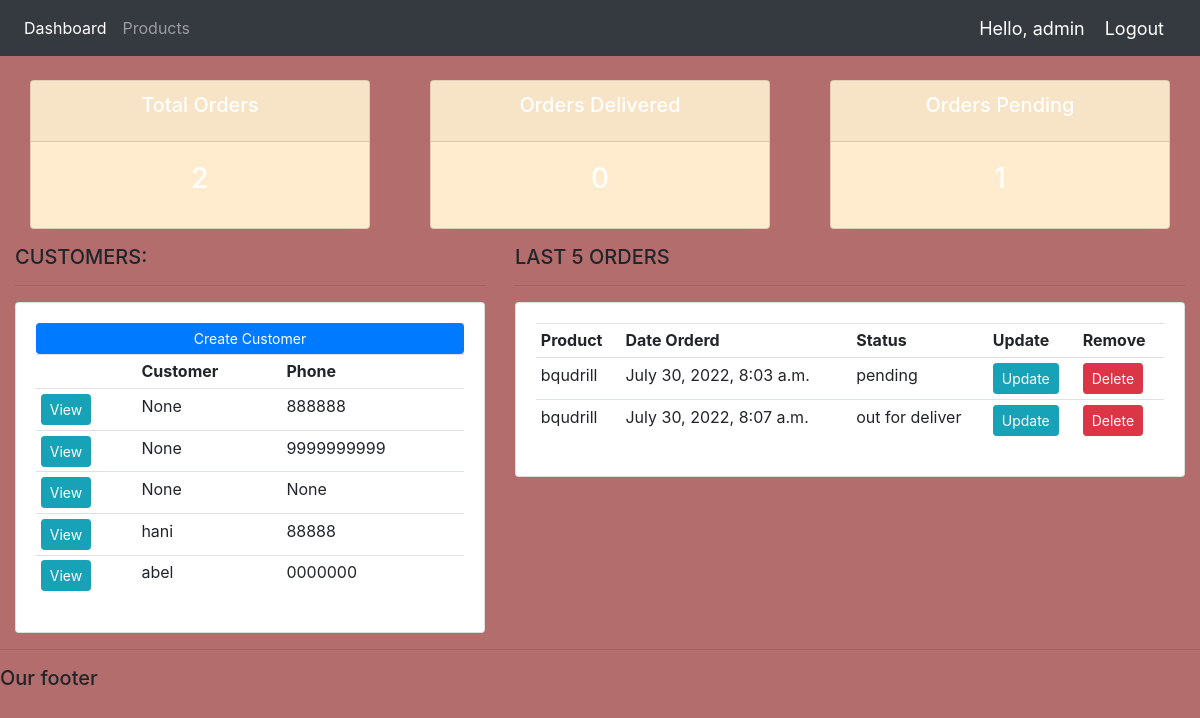
The page / (signed in) on the database as committed earlier.
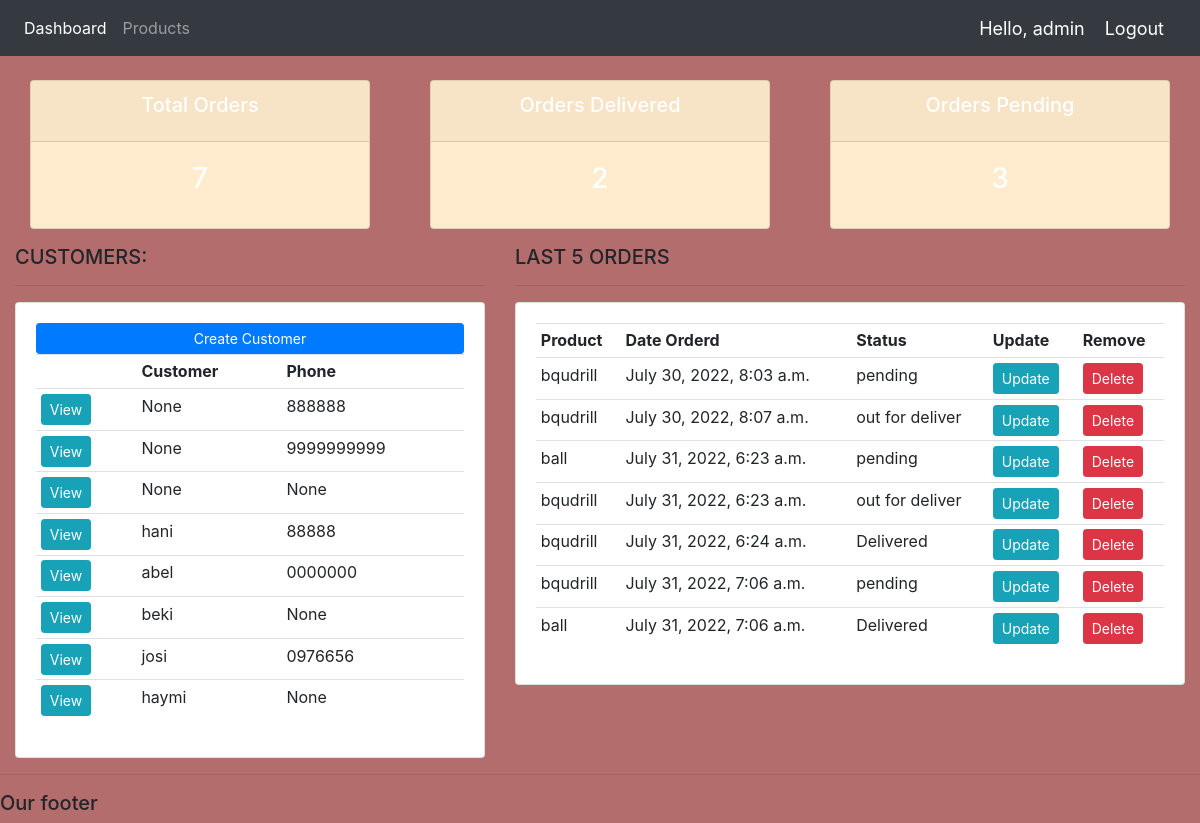
The same page on the database as committed later.
### accounts/models.py (models this page shows, shortened)
class Customer(models.Model):
    user = models.OneToOneField(User,null=True,blank=True, on_delete=models.CASCADE)
    name =  models.CharField(max_length=255 ,null =True)
    phone =  models.CharField(max_length=255,null =True)
    email =  models.CharField(max_length=255,null =True)
    image = models.ImageField(default='default.png',upload_to = 'profile.pics')
    date_created = models.DateTimeField(auto_now_add =True ,null =True)

class Order(models.Model):
    STATUS = (
        ('pending' , 'pending'),
        ('out for deliver' , 'out for deliver'),
        ('Delivered' , 'Delivered'),
    )
    customer = models.ForeignKey(Customer , null =True, on_delete = models.SET_NULL)
    product = models.ForeignKey(Product , null =True, on_delete = models.SET_NULL)
    date_created = models.DateTimeField(auto_now_add =True ,null =True)
    status = models.CharField(max_length=255,null =True ,choices = STATUS)
    note = models.CharField(max_length=255,null =True )

class Product(models.Model):
    CATEGORY = (
        ('indoor' ,'indoor'),
        ('outdoor' ,'outdoor'),
    )
    name = models.CharField(max_length=255 ,null =True)
    price =  models.FloatField(max_length=255,null =True)
    category =  models.CharField(max_length=255,null =True,choices = CATEGORY)
    description =  models.CharField(max_length=255,null =True, blank=True)
    date_created = models.DateTimeField(auto_now_add =True ,null =True)
    tags = models.ManyToManyField(Tag)
    def __str__ (self):
        return self.name

### accounts/decorators.py (the view)
        def wrapper_func(request, *args ,**kwargs):
            group = None
            if request.user.groups.exists():
                group = request.user.groups.all()[0].name
            if group =='customer':
                return redirect('user')
            if group =='admin':
                return view_func(request, *args ,**kwargs)

### accounts/views.py (called while the page is built)
@login_required(login_url="login")
@admin_only
def HomeView(request):
        orders = Order.objects.all()
        customers =Customer.objects.all()
        total_customer = customers.count()
        total_orders = orders.count()
        deliverd = orders.filter(status ="Delivered").count()
        pending = orders.filter(status = "pending").count()
        context = {'orders':orders,'customers':customers,'total_orders':total_orders,'deliverd':deliverd ,'pending':pending}
        return render(request , "dashboard.html",context)

### templates/dashboard.html
{%  extends 'main.html' %}
{% block content %}
{%  include 'status.html' %}
<br>
<div class="row">
	<div class="col-md-5">
		<h5>CUSTOMERS:</h5>
		<hr>
		<div class="card card-body">
			<a class="btn btn-primary  btn-sm btn-block" href="">Create Customer</a>
			<table class="table table-sm">
				<tr>
					<th></th>
					<th>Customer</th>
					<th>Phone</th>
				</tr>
				{% for customer in customers %}
					<tr>
                        <td><a class="btn btn-sm btn-info" href="{% url 'customer' customer.id %}">View</a></td>
						<td>{{customer.name}}</td>
						<td>{{customer.phone}}</td>
					</tr>
				{% endfor %}
			</table>
		</div>
	</div>
	<div class="col-md-7">
		<h5>LAST 5 ORDERS</h5>
		<hr>
		<div class="card card-body">
			<table class="table table-sm">
				<tr>
					<th>Product</th>
					<th>Date Orderd</th>
					<th>Status</th>
					<th>Update</th>
					<th>Remove</th>
				</tr>
				{% for order in orders %}
					<tr>
						<td>{{order.product}}</td>
						<td>{{order.date_created}}</td>
						<td>{{order.status}}</td>
						<td><a class="btn btn-sm btn-info"  href="{% url 'update' order.id %}" >Update</a></td>
						<td><a class="btn btn-sm btn-danger"href="{% url 'delete' order.id %}">Delete</a></td>
					</tr>
				{% endfor %}
			</table>
		</div>
	</div>
</div>
{% endblock %}

### templates/main.html (shortened to what this page needs)
{% load static %}
<!DOCTYPE html>
<html>
<head>
	<link rel="stylesheet" href="https://stackpath.bootstrapcdn.com/bootstrap/4.3.1/css/bootstrap.min.css">
	<link rel="stylesheet" type="text/css" href="{% static 'css/main.css' %}">
</head>
<body>
	{%  include 'navbar.html' %}
	<div class="container-fluid">
	{% block content %}
	{% endblock %}
    </div>
	<hr>
	<h5>Our footer</h5>
</body>
</html>
</html>

### templates/navbar.html (shortened to what this page needs)
{% load static %}
<nav class="navbar navbar-expand-lg navbar-dark bg-dark">
  <div class="collapse navbar-collapse" id="navbarNav">
    <ul class="navbar-nav">
      {% if request.user.is_staff %}
      <li class="nav-item active">
        <a class="nav-link" href="{% url 'home' %}">Dashboard</a>
      </li>
      <li class="nav-item">
        <a class="nav-link" href="{%url 'product' %}">Products</a>
      </li>
    </ul>
    {% else %}
      <li class="nav-item">
        <a class="nav-link" href="{% url 'account' %}">Settings</a>
      </li>
    {%endif%}
  </div>
  <span class="hello-msg">Hello, {{request.user}}</span>
  <span ><a  class="hello-msg" href="{% url 'logout' %}">Logout</a></span>
</nav>

### templates/status.html
<br>
<div class="row">
	<div class="col">
		<div class="col-md">
			<div class="card text-center text-white  mb-3" id="total-orders">
			  	<div class="card-header">
			  		<h5 class="card-title">Total Orders</h5>
			  	</div>
			  	<div class="card-body">
			    	<h3 class="card-title">{{total_orders}}</h3>
			  	</div>
			</div>
		</div>
	</div>
	<div class="col">
		<div class="col-md">
			<div class="card text-center text-white  mb-3" id="orders-delivered">
			  	<div class="card-header">
			  		<h5 class="card-title">Orders Delivered</h5>
			  	</div>
			  	<div class="card-body">
			    	<h3 class="card-title">{{deliverd}}</h3>
			  	</div>
			</div>
		</div>
	</div>
	<div class="col">
		<div class="col-md">
			<div class="card text-center text-white  mb-3" id="orders-pending">
			  	<div class="card-header">
			  		<h5 class="card-title">Orders Pending</h5>
			  	</div>
			  	<div class="card-body">
			    	<h3 class="card-title">{{pending}}</h3>
			  	</div>
			</div>
		</div>
	</div>
</div

### static/css/main.css (style rules this page uses)
body { background-color: rgb(179, 109, 109); }
#total-orders { background-color: #FFEBCD; }
#orders-delivered { background-color: #FFEBCD; }
#orders-pending { background-color :#FFEBCD; }

### templates/navbar.html (style rules this page uses)
.hello-msg { font-size: 18px; color: #fff; margin-right: 20px; }

Rows that differ between the two databases and show on the page:
added Customer: name "beki", phone "None"
added Customer: name "josi", phone "0976656"
added Customer: name "haymi", phone "None"
added Order: product "ball", date_created "July 31, 2022, 6:23 a.m.", status "pending"
added Order: product "bqudrill", date_created "July 31, 2022, 6:23 a.m.", status "out for deliver"
added Order: product "bqudrill", date_created "July 31, 2022, 6:24 a.m.", status "Delivered"
added Order: product "bqudrill", date_created "July 31, 2022, 7:06 a.m.", status "pending"
added Order: product "ball", date_created "July 31, 2022, 7:06 a.m.", status "Delivered"
